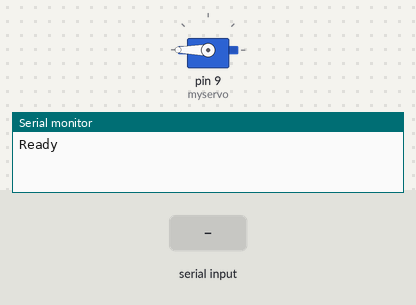
Simulated run of this sketch. Board: Arduino Uno, built with avr-gcc and run on an emulated ATmega328P. On the bench: servo, the last lines printed to the serial monitor. Inputs (shaded band) come from the test bench.

Above: at 1.2 s.
1.3 s: "90,45\n" received over Serial
At 1.7 s:
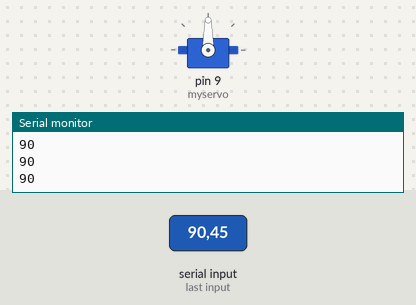
2.8 s: "30,150\n" received over Serial
At 3.8 s:
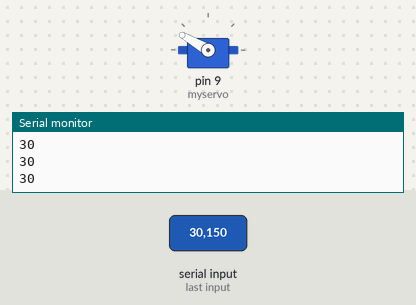
4.3 s: "5\n" received over Serial
At 5.2 s:
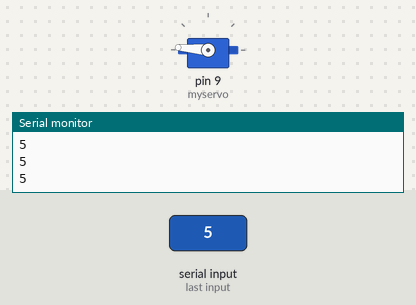
5.8 s: "200\n" received over Serial
At 6.4 s:
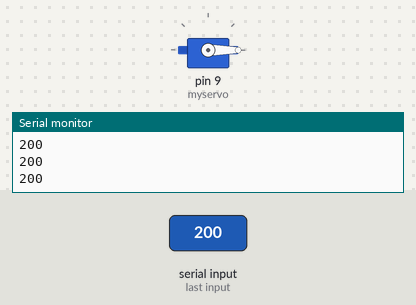
7.3 s: "90\n" received over Serial
At 8.6 s:
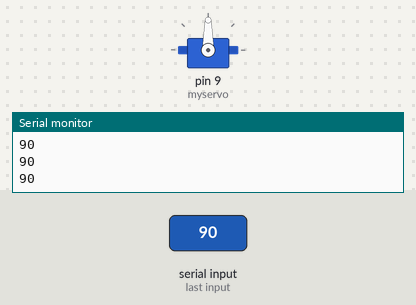
Timing chart, 0 to 9.8 s (numbered marks = the images above; inputs shaded):
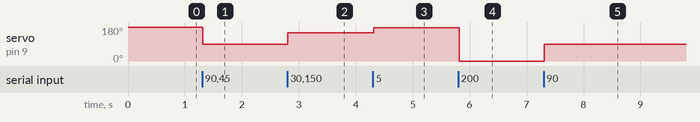

Measured:
- after the input at 1.3 s, servo on pin 9 (myservo): 180° → 90° at once
- after the input at 2.8 s, servo on pin 9 (myservo): 90° → 150° at once
- after the input at 4.3 s, servo on pin 9 (myservo): 150° → 175° at once
- after the input at 5.8 s, servo on pin 9 (myservo): 175° → 0° at once
- after the input at 7.3 s, servo on pin 9 (myservo): 0° → 90° at once

The sketch:

CupAim.ino
```cpp
#include <Servo.h>

Servo myservo;

int val;

void setup() {
  // put your setup code here, to run once:
  Serial.begin(115200);
  myservo.attach(9);
  Serial.setTimeout(1);
  Serial.println("Ready");
}

void loop() {
  // put your main code here, to run repeatedly:
  if (Serial.available() > 0) {
    val = Serial.readString().toInt();
  }
  if (val != 0) {
    Serial.println(val);
  }
  myservo.write(180-val);
  delay(15);
}
```
